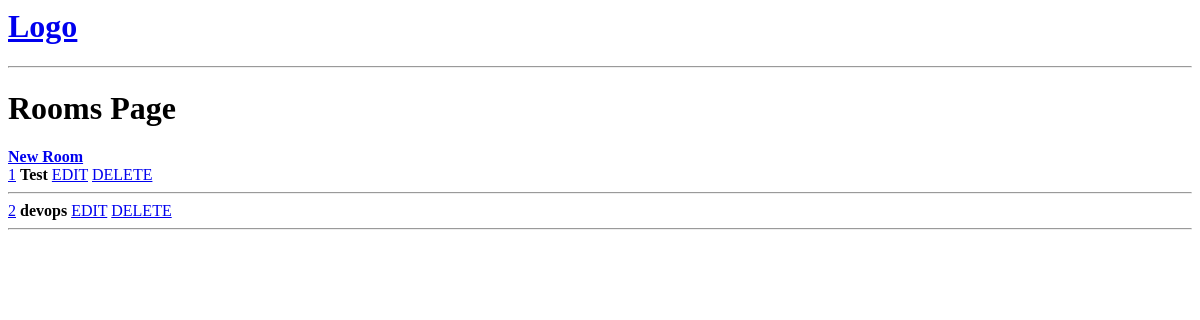
The app's page /room/, older data.
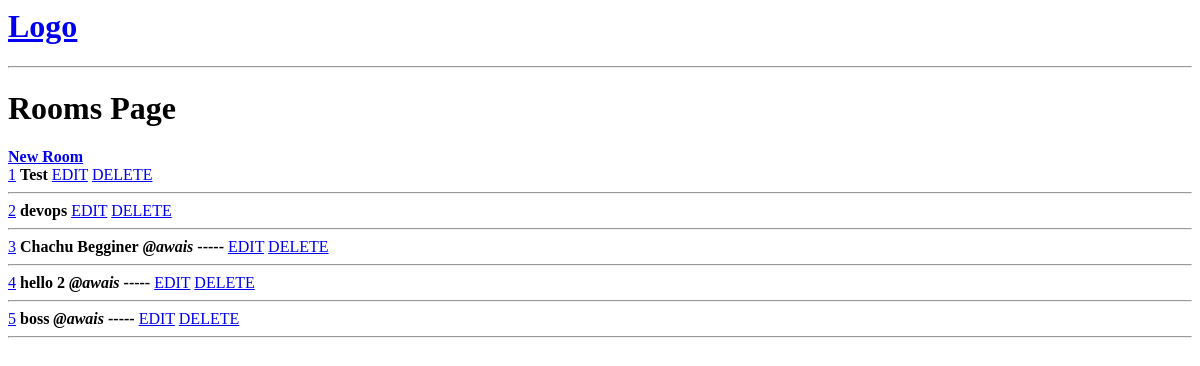
The same page, newer data.
### base/models.py (models this page shows, shortened)
class Room(models.Model):
    host = models.ForeignKey(User, on_delete=models.SET_NULL, null=True)
    topic = models.ForeignKey('Topic', on_delete=models.SET_NULL, null=True, blank=True)
    name = models.CharField(max_length=200)
    description = models.TextField(null=True, blank=True)
    updated = models.DateTimeField(auto_now=True)
    created = models.DateTimeField(auto_now_add=True)

### base/views.py (the view)
# urls.py: path('room/',views.room,name="room"),
def room(request):
    rooms = Room.objects.all()
    return render(request, 'base/room.html',{'rooms':rooms})

### base/templates/base/room.html
{% extends 'main.html' %}
{% block content %}
<div>
    <h1>Rooms Page</h1>
    <b>
        <a href="/room/create_room">New Room</a>
    </b>
    <br />
{% for room in rooms  %}
    <a href="/room/{{room.id}}">{{room.id}}</a>
<strong>{{room.name}}</strong>
{% if room.host.username %}
<b><i>@{{room.host.username}}</i></b>
<strong>-----</strong>
{% endif %}
<a href="{% url 'update_room' room.id %}">EDIT</a>
<a href="{% url 'delete_room' room.id %}">DELETE</a>
    <hr />
{% endfor %}
</div>
{% endblock content %}

### templates/main.html
<div>
    {% include 'navbar.html' %}
{% block content %}
{% endblock content %}
</div>

### templates/navbar.html
<a href="/">
    <h1>Logo</h1>
</a>
<hr />

Row changes from the older to the newer data that the page shows:
added Room: id "3", name "Chachu Begginer", host.username "awais"
added Room: id "4", name "hello 2", host.username "awais"
added Room: id "5", name "boss", host.username "awais"
